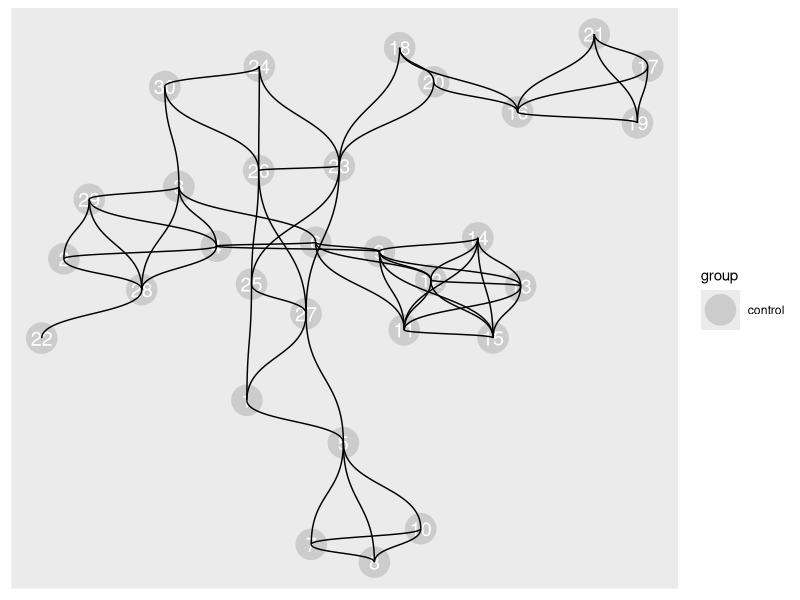
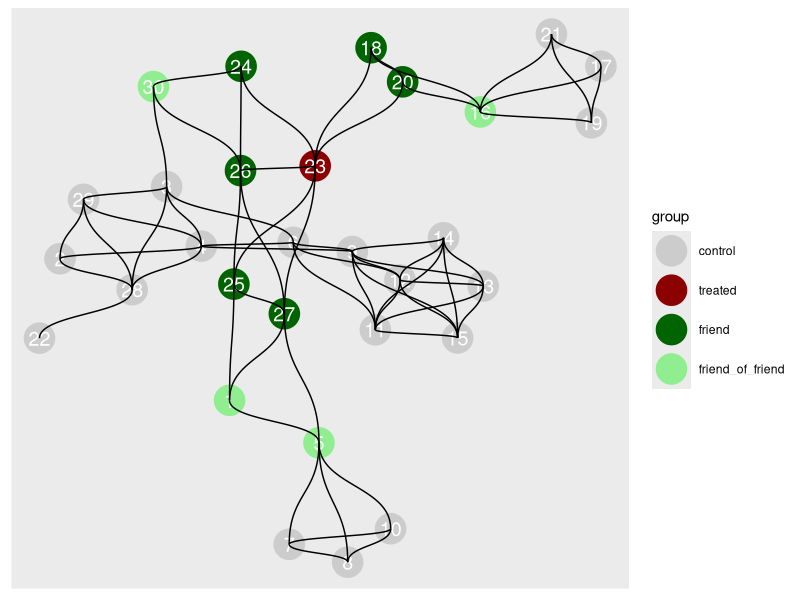
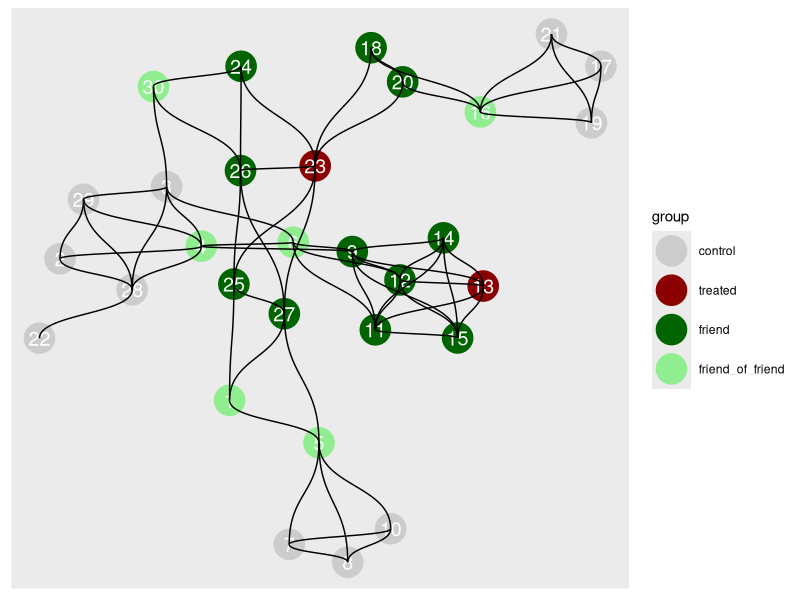
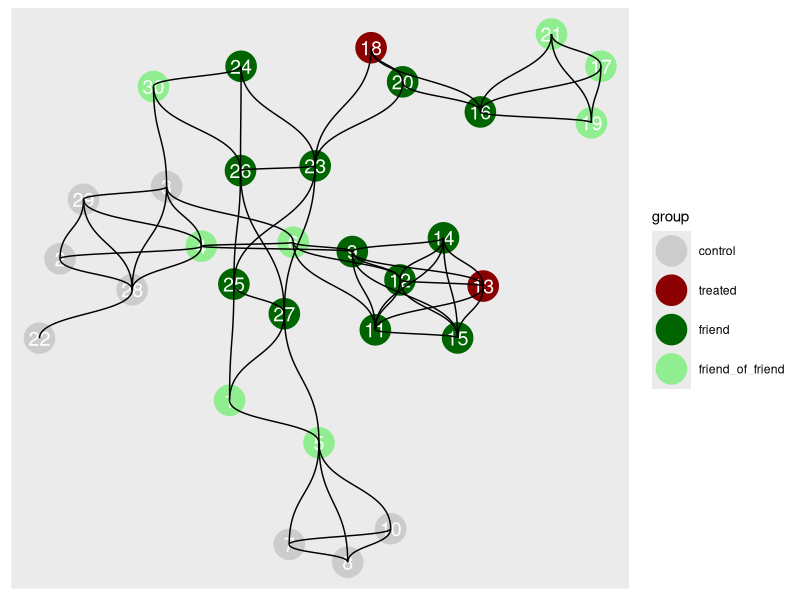

Write the R code that produced these figures, in order.
## ---- chunk 1
# Load packages
library(igraph)
library(tidyverse)
library(tidygraph)
library(ggraph)
library(knitr)
library(kableExtra)

set.seed(1142)

## ---- chunk 2

n <- 30
radius <- .2

netw <- sample_grg(n, radius, torus = T)
D <- distances(netw)
G <- tbl_graph(nodes = 1:n, edges = get.edgelist(netw)) |> 
  dplyr::mutate(group = "control")

.plot <- function(G){
  set.seed(1)
  G |> 
    ggraph(layout = "igraph", algorithm = "gem")  +
    geom_node_point(size = 10, aes(color = group)) +
    geom_node_text(size = 5, aes(label = nodes), color = "white") +
    geom_edge_diagonal() +
    scale_color_manual(breaks = c("control", "treated", "friend", "friend_of_friend"),
                       values = c("grey80", "darkred", "darkgreen", "lightgreen"))
}
## ---- chunk 3
D |> kable() |>  kable_styling(font_size = 10)
## ---- chunk 4
.plot(G)
## ---- chunk 5
treat_1 <- (1:n) |> sample(1)
friends <- (1:n)[D[,treat_1]==1]
fof <-     (1:n)[D[,treat_1]==2]

G <- dplyr::mutate(G, group = case_when(
  nodes == treat_1   ~ "treated",
  nodes %in% friends ~ "friend",
  nodes %in% fof     ~ "friend_of_friend",
  T ~ group
))
## ---- chunk 6
.plot(G)
## ---- chunk 7
treat_2 <- (1:n)[D[,treat_1]>=4] |> sample(1)
friends <- (1:n)[D[,treat_2]==1]
fof <-     (1:n)[D[,treat_2]==2]

G <- dplyr::mutate(G, group = case_when(
  nodes == treat_2   ~ "treated",
  nodes %in% friends ~ "friend",
  nodes %in% fof     ~ "friend_of_friend",
  T ~ group
))
.plot(G)
## ---- chunk 8
treat_3 <- (1:n)[D[,treat_1]>=4 & D[,treat_2]>=4] |> sample(1)
friends <- (1:n)[D[,treat_3]==1]
fof <-     (1:n)[D[,treat_3]==2]

G <- dplyr::mutate(G, group = case_when(
  nodes == treat_3 ~ "treated",
  nodes %in% friends ~ "friend",
  nodes %in% fof & group != "friend" ~ "friend_of_friend",
  T ~ group
))
.plot(G)
## ---- chunk 9
(1:n)[D[,treat_1]>=4 & D[,treat_2]>=4 & D[,treat_3]>=4]
## ---- chunk 10
D |> kable() |>  kable_styling(font_size = 10)
